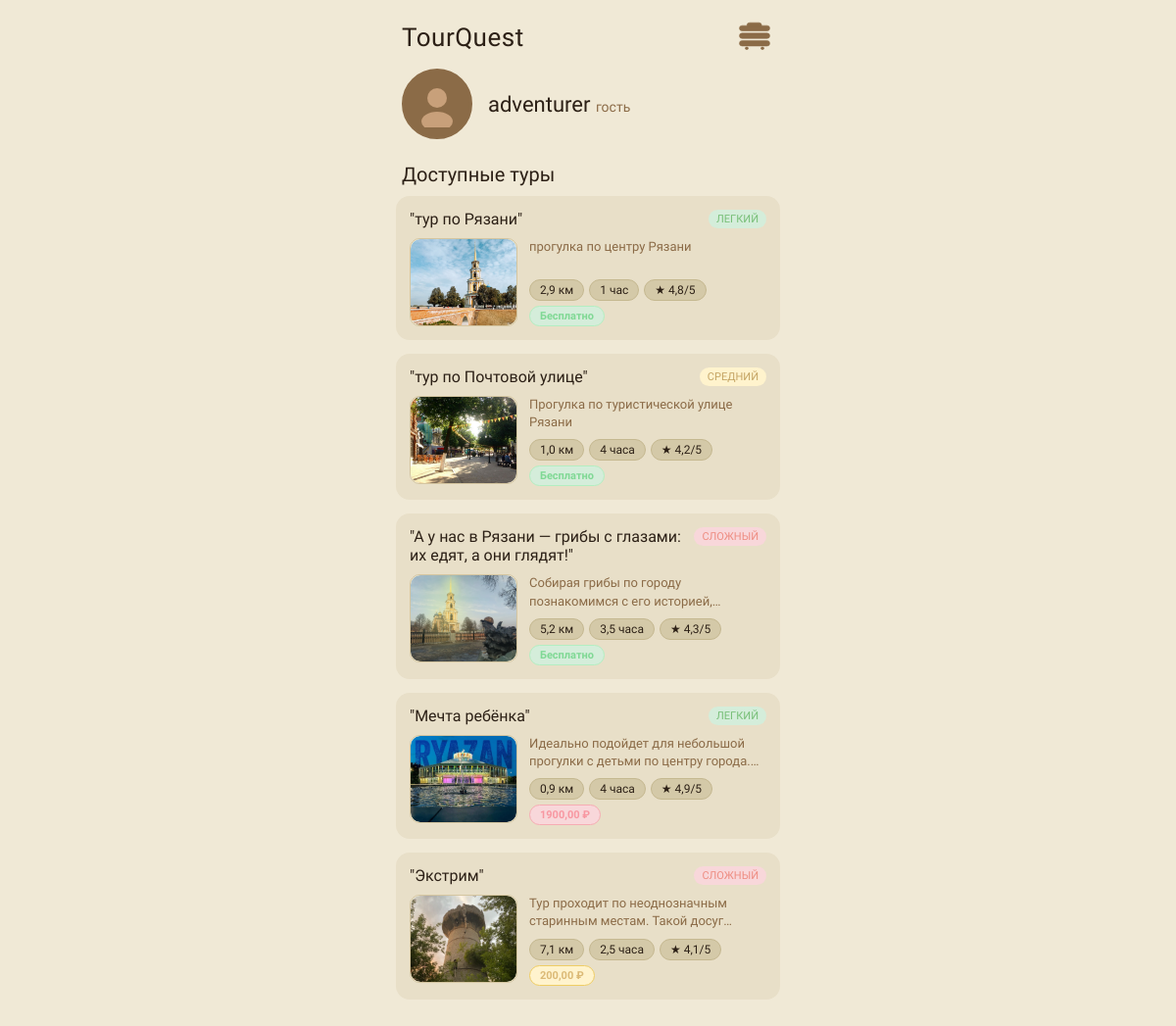
/main/, run on the app's committed database.
### main/models.py (models this page shows, shortened)
class Tour(models.Model):
    DIFFICULTY_CHOICES = [
        ('easy', 'Легкий'),
        ('medium', 'Средний'),
        ('hard', 'Сложный'),
    ]
    image = models.ImageField(
        upload_to='tours/',
        blank=True,
        null=True,
        verbose_name='Изображение тура'
    )
    title = models.CharField(max_length=200, verbose_name='Название')
    description = models.TextField(verbose_name='Описание')
    difficulty = models.CharField(max_length=20, choices=DIFFICULTY_CHOICES, default='easy')
    distance = models.FloatField(verbose_name='Дистанция (км)')
    duration = models.CharField(max_length=50, verbose_name='Длительность')
    rating = models.FloatField (default=1, verbose_name='Рейтинг 1-5')
    price = models.DecimalField(max_digits=10, decimal_places=2, default=0, verbose_name='Цена (₽)',
                                help_text='0 = бесплатно (зеленый), 1-1000 = желтый, >1000 = красный')
    is_active = models.BooleanField(default=True)
    created_at = models.DateTimeField(auto_now_add=True)
    class Meta:
        verbose_name = 'Тур'
        verbose_name_plural = 'Туры'

### main/views.py (the view)
# urls.py: path('main/', views.index, name="main"),
def index(request):
    completed_tour_ids = []
    available_tours = []
    completed_tours = []
    profile = None  # ← ДОБАВИТЬ
    if request.user.is_authenticated:
        profile = get_or_create_profile(request.user)  # ← ДОБАВИТЬ
        completed_user_tours = UserTour.objects.filter(
            user=request.user,
            status='completed'
        ).select_related('tour')
        completed_tour_ids = list(completed_user_tours.values_list('tour_id', flat=True))
        all_active_tours = Tour.objects.filter(is_active=True)
        for tour in all_active_tours:
            if tour.id in completed_tour_ids:
                user_tour = completed_user_tours.filter(tour_id=tour.id).first()
                completed_tours.append({
                    'tour': tour,
                    'completed_at': user_tour.completed_at if user_tour else None
                })
            else:
                available_tours.append(tour)
    else:
        available_tours = Tour.objects.filter(is_active=True)
    completed_tours_count = len(completed_tours)
    balance = 0
    if request.user.is_authenticated:
        profile = get_or_create_profile(request.user)
        balance = profile.balance
    return render(request, 'main/main.html', {
        'available_tours': available_tours,
        'completed_tours': completed_tours,
        'completed_tours_count': completed_tours_count,
        'balance': balance,
        'profile': profile,  # ← ДОБАВИТЬ
    })

### main/templates/main/main.html (shortened to what this page needs)
<!DOCTYPE html>
<html lang="ru">
<head>
</head>
<body>
  <header>
    <div class="logo">TourQuest</div>
    <a href="{% url 'about' %}">
      <div class="help-icon" style="border: none; background: none; width: 40px; height: 40px; display: flex; align-items: center; justify-content: center;">
      </div>
    </a>
  </header>
<a href="{% url 'user_profile' %}" style="text-decoration: none; color: inherit;">
  <div class="profile">
    <div class="avatar" style="border: 3px solid var(--brown); padding: 0; overflow: hidden;">
      {% if profile.avatar %}
        <img src="{{ profile.avatar.url }}" style="width: 100%; height: 100%; object-fit: cover; border-radius: 50%;">
      {% else %}
        <svg viewBox="0 0 48 48">
          <circle cx="24" cy="18" r="10" fill="#c8a07a"/>
          <ellipse cx="24" cy="42" rx="16" ry="10" fill="#c8a07a"/>
        </svg>
      {% endif %}
    </div>
    <div class="profile-name">
      {% if user.is_authenticated %}
        {{ user.username }} <span>lvl {{ completed_tours_count|add:1|default:1 }}</span>
      {% else %}
        adventurer <span>гость</span>
      {% endif %}
    </div>
  </div>
</a>
<div class="section-title">Доступные туры</div>
{% if available_tours %}
  {% for tour in available_tours %}
  <a href="{% url 'tour_detail' tour.id %}" class="tour-card">
    <div class="tour-title">
      "{{ tour.title }}"
      {% if tour.difficulty == 'easy' %}
        <span class="badge easy">ЛЕГКИЙ</span>
      {% elif tour.difficulty == 'medium' %}
        <span class="badge medium">СРЕДНИЙ</span>
      {% else %}
        <span class="badge hard">СЛОЖНЫЙ</span>
      {% endif %}
    </div>
    <div class="tour-body">
      <div class="map-thumb">
        {% if tour.image %}
          <img src="{{ tour.image.url }}" alt="{{ tour.title }}"
               style="width: 100%; height: 100%; object-fit: cover; border-radius: 10px;">
        {% endif %}
      </div>
      <div class="tour-info">
        <p class="tour-desc">{{ tour.description|truncatewords:15 }}</p>
        <div class="tags">
          <span class="tag">{{ tour.distance }} км</span>
          <span class="tag">{{ tour.duration }}</span>
          <span class="tag">★ {{ tour.rating }}/5</span>
          {% if tour.price == 0 %}
            <span class="price-tag price-free">Бесплатно</span>
          {% elif tour.price > 0 and tour.price <= 1000 %}
            <span class="price-tag price-low">{{ tour.price }} ₽</span>
          {% else %}
            <span class="price-tag price-high">{{ tour.price }} ₽</span>
          {% endif %}
        </div>
      </div>
    </div>
  </a>
  {% endfor %}
{% else %}
  <p class="no-tours">Нет доступных туров</p>
{% endif %}
</body>
</html>

### main/templates/main/main.html (style rules this page uses)
:root { --bg: #f0e9d6; --card-bg: #e8dfc8; --brown: #8b6b47; --dark: #2c2016; --red: #c0392b; --green: #4a7c59; --tag-bg: #d4c9a8; --btn-bg: #b5a882; --completed-bg: #d4e8d4; }
* { margin: 0; padding: 0; box-sizing: border-box; }
body { background-color: var(--bg); font-family: 'Courier Prime', monospace; color: var(--dark); max-width: 420px; margin: 0 auto; min-height: 100vh; position: relative; overflow-x: hidden; padding-bottom: 160px; }
header { display: flex; align-items: center; justify-content: space-between; padding: 18px 20px 12px; }
.logo { font-family: 'Special Elite', serif; font-size: 26px; color: var(--dark); letter-spacing: 0.5px; }
.profile { display: flex; align-items: center; gap: 16px; padding: 0 20px 20px; }
.avatar { width: 72px; height: 72px; border-radius: 50%; background: var(--brown); border: 3px dashed #7a5c38; flex-shrink: 0; display: flex; align-items: center; justify-content: center; }
.avatar svg { width: 48px; height: 48px; fill: #c8a07a; }
.profile-name { font-family: 'Courier Prime', serif; font-size: 22px; }
.profile-name span { font-family: 'Courier Prime', monospace; font-size: 14px; color: var(--brown); }
.section-title { font-family: 'Courier Prime', serif; font-size: 20px; padding: 4px 20px 10px; }
.tour-card { margin: 0 14px 14px; background: var(--card-bg); border-radius: 14px; padding: 14px; display: block; text-decoration: none; color: inherit; transition: transform 0.2s, box-shadow 0.2s; }
.tour-title { font-family: 'Special Elite', serif; font-size: 16px; margin-bottom: 10px; display: flex; justify-content: space-between; align-items: flex-start; }
.badge { font-size: 11px; padding: 3px 8px; border-radius: 12px; margin-left: 8px; white-space: nowrap; }
.badge.easy { background: #d4edda; color:rgb(120, 191, 120); }
.badge.medium { background: #fff3cd; color:rgb(196, 164, 99); }
.badge.hard { background: #f8d7da; color:rgb(238, 141, 130); }
.price-tag { font-size: 11px; padding: 3px 10px; border-radius: 12px; white-space: nowrap; font-weight: 700; border: 1px solid; }
.price-free { color:rgb(127, 216, 148); border-color:rgb(179, 238, 193); background: #d4edda; }
.price-low { color:rgb(219, 185, 117); border-color:rgb(239, 205, 100); background: #fff3cd; }
.price-high { color:rgb(248, 151, 161); border-color:rgb(246, 172, 179); background: #f8d7da; }
.tour-body { display: flex; gap: 12px; }
.map-thumb { width: 110px; height: 90px; background: #f5efd8; border-radius: 10px; border: 1.5px solid #d4c5a0; display: flex; align-items: center; justify-content: center; overflow: hidden; flex-shrink: 0; }
.tour-info { flex: 1; display: flex; flex-direction: column; gap: 8px; }
.tour-desc { font-size: 13px; color: var(--brown); line-height: 1.4; display: -webkit-box; -webkit-line-clamp: 2; -webkit-box-orient: vertical; overflow: hidden; }
.tags { display: flex; flex-wrap: wrap; gap: 5px; margin-top: auto; }
.tag { background: var(--tag-bg); border-radius: 20px; padding: 3px 10px; font-size: 12px; border: 1px solid #c5b890; }
.help-icon { width: 40px; height: 40px; border: 2px solid var(--brown); border-radius: 50%; display: flex; align-items: center; justify-content: center; cursor: pointer; transition: all 0.2s; background: var(--bg); }
.help-icon svg { width: 20px; height: 20px; stroke: var(--brown); }

### data on the page
Tour: title "тур по Рязани", difficulty "ЛЕГКИЙ", image (picture), description "прогулка по центру Рязани", distance "2,9", duration "1 час", rating "4,8", price "Бесплатно"
Tour: title "тур по Почтовой улице", difficulty "СРЕДНИЙ", image (picture), description "Прогулка по туристической улице Рязани", distance "1,0", duration "4 часа", rating "4,2", price "Бесплатно"
Tour: title "А у нас в Рязани — грибы с глазами: их едят, а они глядят!", difficulty "СЛОЖНЫЙ", image (picture), description "Собирая грибы по городу познакомимся с его…", distance "5,2", duration "3,5 часа", rating "4,3", price "Бесплатно"
Tour: title "Мечта ребёнка", difficulty "ЛЕГКИЙ", image (picture), description "Идеально подойдет для небольшой прогулки с детьми по центру…", distance "0,9", duration "4 часа", rating "4,9", price "1900,00"
Tour: title "Экстрим", difficulty "СЛОЖНЫЙ", image (picture), description "Тур проходит по неоднозначным старинным местам. Такой…", distance "7,1", duration "2,5 часа", rating "4,1", price "200,00"
